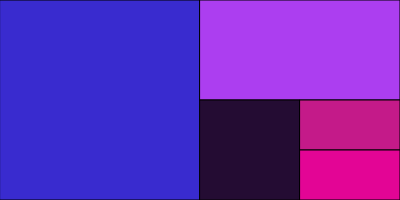
Frame 1 (no input)
Frame 60 (no input): identical to frame 1, image omitted
Frame 120 (the mouse pressed at the canvas centre since frame 60): identical to frame 1, image omitted

The p5.js sketch that drew this single still picture (run headless with seeded random() and noise() and a simulated clock; from frame 60 on, the mouse is pressed at the canvas centre):

// p5.js sketch
// ── sketch.js
function setup(){
    createCanvas(400,200);
}

function draw(){
    background(0);
    //main rectangle
    fill(57,43,207);    
    rect(0,0,width/2,height);
    //top right rectangle
    fill(172,62,240);
    rect(width/2,0,width/2,height/2);
    //vertical rectangle
    fill(36,12,51);
    rect(width/2,height/2,width/4,height/2);
    //top small rectangle
    fill(196,26,137);
    rect(width*0.75,height*0.5,width/4,height/4);
    //bottom small rectangle
    fill(227,5,149);
    rect(width*0.75,height*0.75,width/4,height/4);
}
